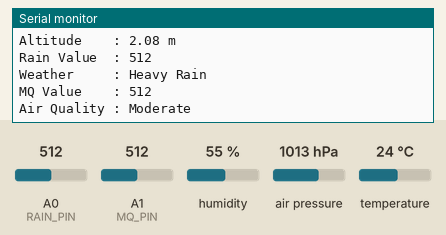
This sketch was run on a simulated Arduino Uno, built with avr-gcc and run on an emulated ATmega328P. Parts: the last lines printed to the serial monitor. The inputs (shaded band) are chosen by the test bench; at power-on: A0 (RAIN_PIN) = 512, A1 (MQ_PIN) = 512, humidity 55 %, air pressure 1013 hPa, temperature 24 °C.

Above: at 1.2 s.
1.3 s: A0 (RAIN_PIN) set to 610
At 2.4 s:
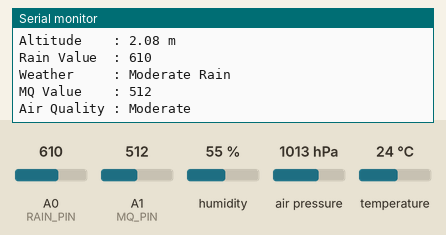
5.6 s: A1 (MQ_PIN) set to 716
At 7.2 s:
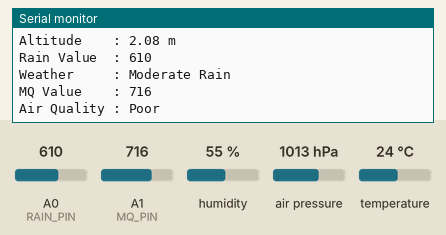
9.7 s: A1 (MQ_PIN) set to 960
At 10.7 s:
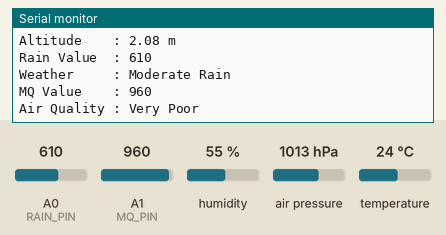
13.7 s: A0 (RAIN_PIN) set to 306
At 15.5 s:
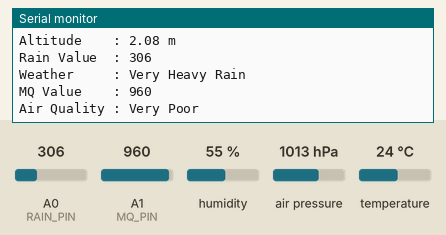
17.8 s: A0 (RAIN_PIN) set to 960
At 19.0 s:
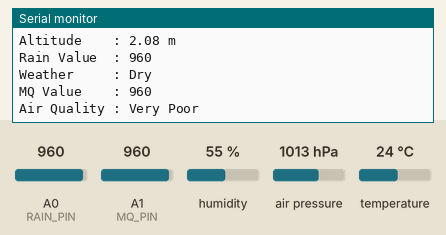
21.9 s: A1 (MQ_PIN) set to 306
At 23.7 s:
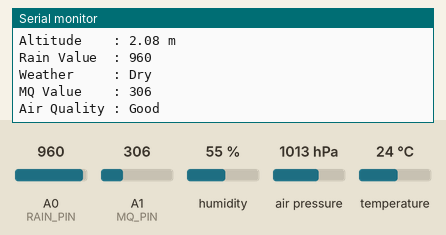
Timing chart, 0 to 25.2 s (numbered marks = the images above; inputs shaded):
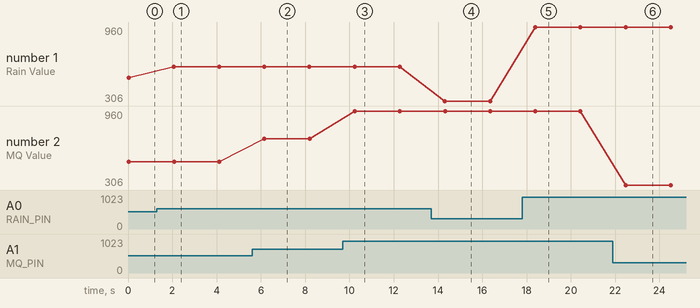

The sketch:

weather_station.ino
```cpp
#include <Wire.h>
#include <Adafruit_BMP280.h>
#include <DHT.h>

#define DHTPIN 2
#define DHTTYPE DHT11

#define RAIN_PIN A0
#define MQ_PIN A1

DHT dht(DHTPIN, DHTTYPE);
Adafruit_BMP280 bmp;

void setup() {
  Serial.begin(115200);

  dht.begin();

  if (!bmp.begin(0x76)) {
    if (!bmp.begin(0x77)) {
      Serial.println("BMP280 not detected!");
      while (1);
    }
  }

  Serial.println("Weather Station Ready");
}

void loop() {

  float temp = dht.readTemperature();
  float hum = dht.readHumidity();

  float pressure = bmp.readPressure() / 100.0;
  float altitude = bmp.readAltitude(1013.25);

  int rain = analogRead(RAIN_PIN);
  int gas = analogRead(MQ_PIN);

  Serial.println("\n==============================");

  if (isnan(temp) || isnan(hum)) {
    Serial.println("DHT11 Read Failed");
  } else {
    Serial.print("Temperature : ");
    Serial.print(temp);
    Serial.println(" °C");

    Serial.print("Humidity    : ");
    Serial.print(hum);
    Serial.println(" %");
  }

  Serial.print("Pressure    : ");
  Serial.print(pressure);
  Serial.println(" hPa");

  Serial.print("Altitude    : ");
  Serial.print(altitude);
  Serial.println(" m");

  Serial.print("Rain Value  : ");
  Serial.println(rain);

  if (rain > 950)
    Serial.println("Weather     : Dry");
  else if (rain > 800)
    Serial.println("Weather     : Light Rain");
  else if (rain > 600)
    Serial.println("Weather     : Moderate Rain");
  else if (rain > 350)
    Serial.println("Weather     : Heavy Rain");
  else
    Serial.println("Weather     : Very Heavy Rain");

  Serial.print("MQ Value    : ");
  Serial.println(gas);

  if (gas < 200)
    Serial.println("Air Quality : Excellent");
  else if (gas < 400)
    Serial.println("Air Quality : Good");
  else if (gas < 650)
    Serial.println("Air Quality : Moderate");
  else if (gas < 850)
    Serial.println("Air Quality : Poor");
  else
    Serial.println("Air Quality : Very Poor");

  delay(2000);
}
```

Measured:
- after the input at 1.3 s, the serial monitor: prints a new line after 0.78 s (image 1)
- after the input at 5.6 s, the serial monitor: prints a new line after 0.56 s (image 2)
- after the input at 9.7 s, the serial monitor: prints a new line after 0.54 s (image 3)
- after the input at 13.7 s, the serial monitor: prints a new line after 0.61 s (image 4)
- after the input at 17.8 s, the serial monitor: prints a new line after 0.59 s (image 5)
- after the input at 21.9 s, the serial monitor: prints a new line after 0.57 s (image 6)
- plotted number 1: 512 → 610 after the input at 1.3 s, 610 → 306 after the input at 13.7 s
- plotted number 2: 512 → 716 after the input at 5.6 s, 716 → 960 after the input at 9.7 s, 960 → 306 after the input at 21.9 s
